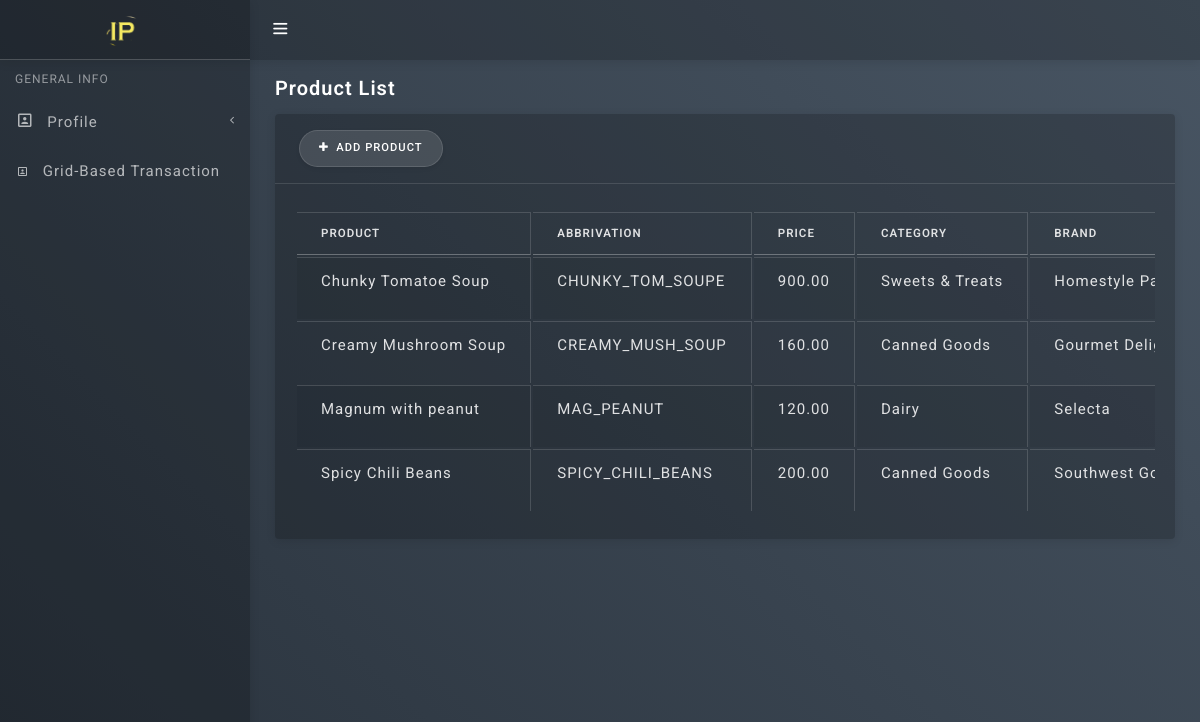
/products, run on an earlier commit of the app's database.
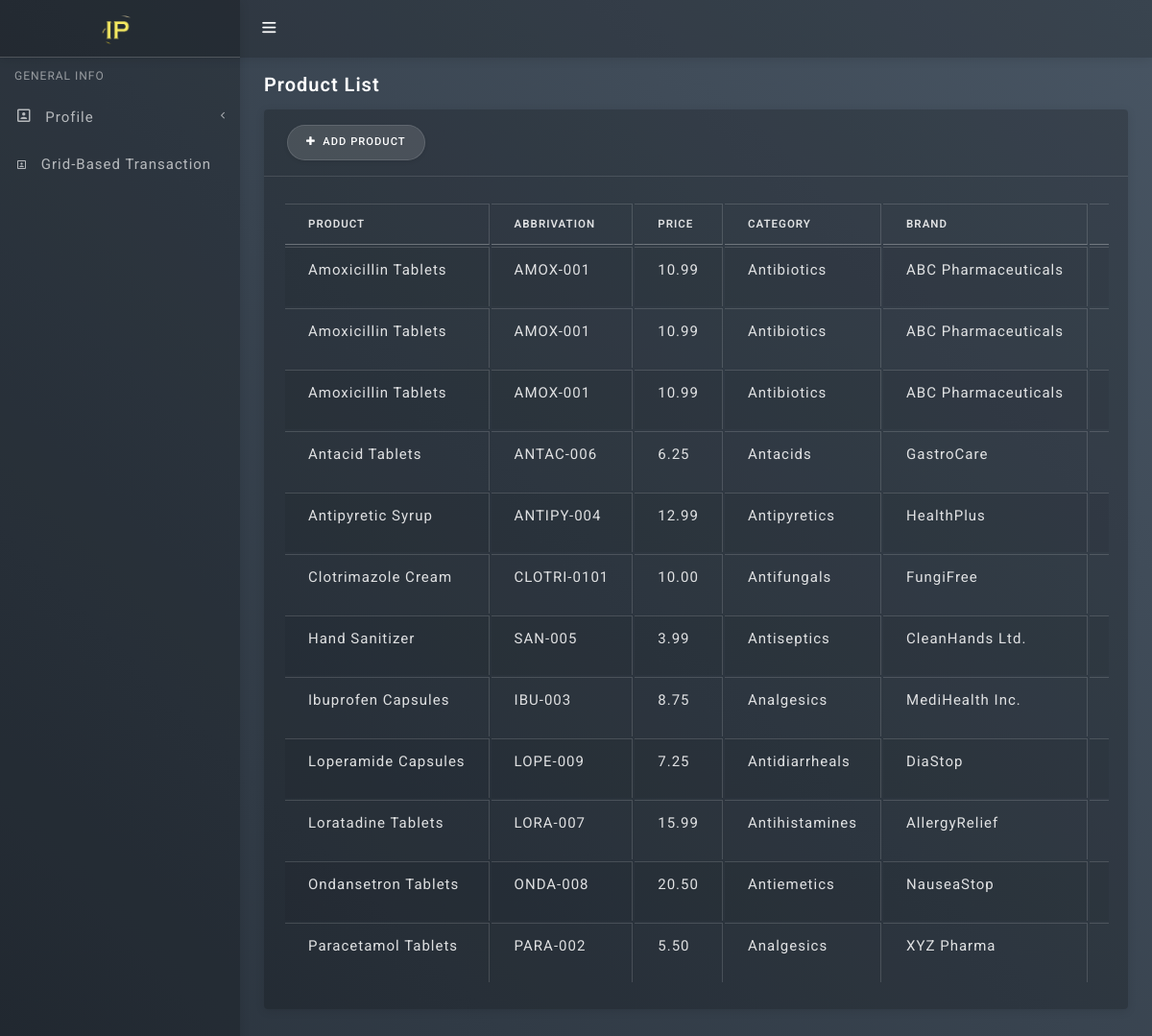
And on a later commit of the database.
### tables this page shows
CREATE TABLE `products` (
  `id` int(11) NOT NULL AUTO_INCREMENT,
  `productid` text DEFAULT NULL,
  `productname` text DEFAULT NULL,
  `abbriviation` text DEFAULT NULL,
  `productprice` decimal(10,2) DEFAULT NULL,
  `productcategory` text DEFAULT NULL,
  `productbrand` text DEFAULT NULL,
  `productqty` int(11) DEFAULT NULL,
  `productallowtrans` tinyint(1) DEFAULT NULL,
  `productlicenseduedate` date DEFAULT NULL,
  PRIMARY KEY (`id`)
);

### controllers/template.controller.php (called while the page is built)
<?php
class ControllerTemplate{
	static public function ctrTemplate(){
		include "views/template.php";
	}
}

### index.php (called while the page is built, shortened)
<?php
require_once "controllers/template.controller.php";
require_once "controllers/products.controller.php";
require_once "models/products.model.php";
$template = new ControllerTemplate();
$template -> ctrTemplate();

### models/connection.php (called while the page is built)
<?php
class Connection{
	public function connect(){
		$link = new PDO("mysql:host=localhost;dbname=ip;port=3307", "root", "");
		$link -> exec("set names utf8");
		return $link;
	}
}

### models/products.model.php (called while the page is built, shortened)
<?php
require_once "connection.php";
class ModelProducts{
	static public function mdlShowProducts(){
		$stmt = (new Connection)->connect()->prepare("SELECT * FROM products ORDER BY productname");
		$stmt -> execute();
		return $stmt -> fetchAll();
	}
}

### controllers/products.controller.php (called while the page is built, shortened)
<?php
class ControllerProduct{
	static public function ctrShowProducts(){
		$answer = (new ModelProducts)->mdlShowProducts();
		return $answer;
	}
}

### views/modules/products.php (the view, shortened to what this page needs)
<div class="content-wrapper">
   <div class="container-fluid">
     <div class="row pt-2 pb-2">
        <div class="col-sm-12">
          <h4 class="page-title">Product List</h4>
        </div>
     </div>
      <div class="row">
        <div class="col-lg-12">
          <div class="card">
            <div class="card-header float-sm-right">
              <button type="button" class="btn btn-light btn-round waves-effect waves-light m-1" onClick="location.href='productadd'"><i class="fa fa-plus"></i> <span>&nbsp;ADD PRODUCT</span> </button>
            </div>
            <div class="card-body">
              <div class="table-responsive">
              <table id="default-datatable" class="table table-bordered table-hover table-striped productlist">
                <thead>
                    <tr>
                      <th>Product</th>
                      <th>Abbrivation</th>
                      <th>Price</th>
                      <th>Category</th>
                      <th>Brand</th>
                      <th>Qty</th>
                    </tr>
                </thead>
                <tbody>
                  <?php
                    $products = (new ControllerProduct)->ctrShowProducts();
                    foreach ($products as $key => $value) {
                      $booleann = $value["productallowtrans"] == 1 ? "Yes" : "No";
                      $productlicenseduedate = $value["productlicenseduedate"];
                      $dateObject = new DateTime($productlicenseduedate);
                      $formattedDate = $dateObject->format('m/d/Y');
                      echo '<tr>
                              <td>'.$value["productname"].'</td>
                              <td>'.$value["abbriviation"].'</td>
                              <td>'.$value["productprice"].'</td>
                              <td>'.$value["productcategory"].'</td>
                              <td>'.$value["productbrand"].'</td>
                              <td>'.$value["productqty"].'</td>
                              <td>'.$booleann.'</td>
                              <td>'.$formattedDate.'</td>
                              <td>
                                <div class="btn-group group-round m-1">
                                  <button class="btn btn-sm btn-light waves-effect waves-light btnEditProduct" idProduct="'.$value["productid"].'"><i class="fa fa-pencil"></i></button>
                                </div>
                              </td>
                            </tr>';
                      }
                  ?>
                </tbody>
              </table>
            </div>
            </div>
          </div>
        </div>
      </div>
  </div>
</div>

### views/template.php (shortened to what this page needs)
<!DOCTYPE html>
<html>
<head>
  <link href="views/assets/plugins/fullcalendar/css/fullcalendar.min.css" rel='stylesheet'/>
  <link href="views/assets/plugins/simplebar/css/simplebar.css" rel="stylesheet"/>
  <link href="views/assets/css/bootstrap.min.css" rel="stylesheet"/>
  <link href="views/assets/css/animate.css" rel="stylesheet" type="text/css"/>
  <link href="views/assets/css/icons.css" rel="stylesheet" type="text/css"/>
  <link href="views/assets/css/app-style.css" rel="stylesheet"/>
  <link href="views/assets/css/sidebar-menu.css" rel="stylesheet"/>
  <link href="views/assets/plugins/vectormap/jquery-jvectormap-2.0.2.css" rel="stylesheet"/>
  <link href="views/assets/css/myowncss.css" rel="stylesheet"/>
  <link href="views/assets/css/components.min.css" rel="stylesheet" type="text/css">
  <link href="views/assets/plugins/bootstrap-datatable/css/dataTables.bootstrap4.min.css" rel="stylesheet" type="text/css">
  <link href="views/assets/plugins/bootstrap-datatable/css/buttons.bootstrap4.min.css" rel="stylesheet" type="text/css">
  <link href="views/assets/plugins/bootstrap-datepicker/css/bootstrap-datepicker.min.css" rel="stylesheet" type="text/css">
  <link href="views/assets/plugins/bootstrap-touchspin/css/jquery.bootstrap-touchspin.css" rel="stylesheet" type="text/css">
  <link href="views/assets/plugins/inputtags/css/bootstrap-tagsinput.css" rel="stylesheet" />
  <link href="views/assets/plugins/jquery-multi-select/multi-select.css" rel="stylesheet" type="text/css">
  <link href="views/assets/plugins/select2/css/select2.min.css" rel="stylesheet"/>
  <link href="views/assets/plugins/switchery/css/switchery.min.css" rel="stylesheet" />
  <link href="views/assets/plugins/vectormap/jquery-jvectormap-2.0.2.css" rel="stylesheet"/>
</head>
<body class="bg-theme bg-theme9">
   <?php
    echo '<div id="wrapper">';
      include "modules/header.php";
      include "modules/sidebar.php";
      if(isset($_GET["route"])){
        if ($_GET["route"] == 'home' ||
            $_GET["route"] == 'clientsingle' ||
            $_GET["route"] == 'payroll' ||
            $_GET["route"] == 'clientadd' ||
            $_GET["route"] == 'clients' ||
            $_GET["route"] == 'studentadd' ||
            $_GET["route"] == 'students' ||
            $_GET["route"] == 'payrollbrowse' ||
            $_GET["route"] == 'gridtrans' ||
            $_GET["route"] == 'products' ||
            $_GET["route"] == 'productadd' ||
            $_GET["route"] == 'productedit' ||
            $_GET["route"] == 'clientedit'){
          include "modules/".$_GET["route"].".php";
        }else{
           include "modules/404.php";
        }
      }else{
        include "modules/home.php";
      }
    echo '</div>';
  ?>
</body>
</html>

### views/modules/header.php (shortened to what this page needs)
<header class="topbar-nav">
 <nav class="navbar navbar-expand fixed-top">
  <ul class="navbar-nav mr-auto align-items-center">
    <li class="nav-item">
      <a class="nav-link toggle-menu" href="javascript:void();">
       <i class="icon-menu menu-icon"></i>
     </a>
    </li>
  </ul>
</nav>
</header>

### views/modules/sidebar.php (shortened to what this page needs)
<div id="sidebar-wrapper" data-simplebar="" data-simplebar-auto-hide="true">
 <div class="brand-logo">
   <a href="home">
     <img src="views/assets/images/complogo.png" class="logo-icon" alt="logo icon">
   </a>
 </div>
 <ul class="sidebar-menu">
  <li class="sidebar-header">GENERAL INFO</li>
      <li>
        <a href="javaScript:void();" class="waves-effect">
          <i class="zmdi zmdi-account-box-o"></i> <span>Profile</span><i class="fa fa-angle-left pull-right"></i>
        </a>
      </li>
      <li>
        <a href="gridtrans"><i class="zmdi zmdi-account-box-o"></i> Grid-Based Transaction</a>
      </li>
  </ul>
</div>

### views/assets/css/sidebar-menu.css (style rules this page uses)
.sidebar-menu { list-style: none; margin: 0; padding: 0; background-color: transparent; }
.sidebar-menu>li { position: relative; margin: 0; padding: 0; }
.sidebar-menu>li>a { padding: 13px 5px 13px 15px; display: block; border-left: 3px solid transparent; color: rgba(255, 255, 255, 0.65); font-size: 15px; }
.sidebar-menu>li>a>.fa { width: 20px; }
.sidebar-menu li.sidebar-header { padding: 10px 25px 10px 15px; font-size: 12px; color: rgba(255, 255, 255, 0.5); }
.sidebar-menu li>a>.fa-angle-left { width: auto; height: auto; padding: 0; margin-right: 10px; margin-top: 3px; }
.sidebar-menu a { color: #b8c7ce; text-decoration: none; }

What changed in the data, as far as the page shows it:
removed products: productname "Chunky Tomatoe Soup", abbriviation "CHUNKY_TOM_SOUPE", productprice "900.00", productcategory "Sweets & Treats", productbrand "Homestyle…"
removed products: productname "Creamy Mushroom Soup", abbriviation "CREAMY_MUSH_SOUP", productprice "160.00", productcategory "Canned Goods", productbrand "Gourmet…"
removed products: productname "Magnum with peanut", abbriviation "MAG_PEANUT", productprice "120.00", productcategory "Dairy", productbrand "Selecta"
removed products: productname "Spicy Chili Beans", abbriviation "SPICY_CHILI_BEANS", productprice "200.00", productcategory "Canned Goods", productbrand "Southwest…"
added products: productname "Amoxicillin Tablets", abbriviation "AMOX-001", productprice "10.99", productcategory "Antibiotics", productbrand "ABC Pharmaceuticals"
added products: productname "Amoxicillin Tablets", abbriviation "AMOX-001", productprice "10.99", productcategory "Antibiotics", productbrand "ABC Pharmaceuticals"
added products: productname "Amoxicillin Tablets", abbriviation "AMOX-001", productprice "10.99", productcategory "Antibiotics", productbrand "ABC Pharmaceuticals"
added products: productname "Antacid Tablets", abbriviation "ANTAC-006", productprice "6.25", productcategory "Antacids", productbrand "GastroCare"
added products: productname "Antipyretic Syrup", abbriviation "ANTIPY-004", productprice "12.99", productcategory "Antipyretics", productbrand "HealthPlus"
added products: productname "Clotrimazole Cream", abbriviation "CLOTRI-0101", productprice "10.00", productcategory "Antifungals", productbrand "FungiFree"
added products: productname "Hand Sanitizer", abbriviation "SAN-005", productprice "3.99", productcategory "Antiseptics", productbrand "CleanHands Ltd."
added products: productname "Ibuprofen Capsules", abbriviation "IBU-003", productprice "8.75", productcategory "Analgesics", productbrand "MediHealth Inc."
added products: productname "Loperamide Capsules", abbriviation "LOPE-009", productprice "7.25", productcategory "Antidiarrheals", productbrand "DiaStop"
added products: productname "Loratadine Tablets", abbriviation "LORA-007", productprice "15.99", productcategory "Antihistamines", productbrand "AllergyRelief"
added products: productname "Ondansetron Tablets", abbriviation "ONDA-008", productprice "20.50", productcategory "Antiemetics", productbrand "NauseaStop"
added products: productname "Paracetamol Tablets", abbriviation "PARA-002", productprice "5.50", productcategory "Analgesics", productbrand "XYZ Pharma"
